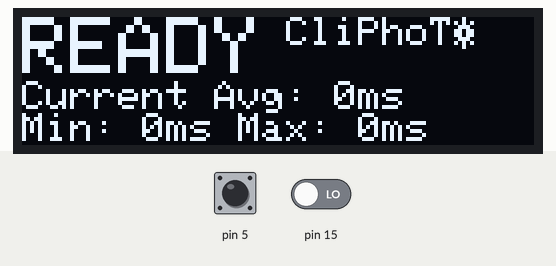
The sketch below on a simulated Arduino Uno, built with avr-gcc and run on an emulated ATmega328P. Shown: 128×32 one-colour display. The inputs (shaded band) are chosen by the test bench; at power-on: pin 5 HIGH, pin 15 LOW. The display library's start-up logo is not drawn; what the sketch prints to the serial monitor is not drawn.

Above: at 1.2 s.
1.3 s: pin 5 pulled LOW for 3.2 s
At 2.1 s:
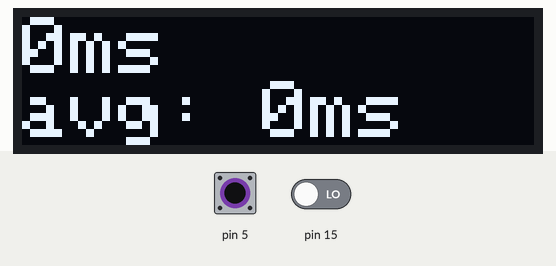
At 2.7 s:
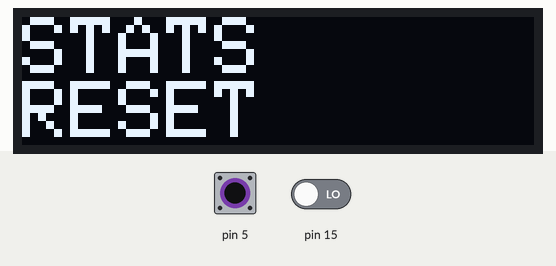
6.0 s: pin 5 pulled LOW for 0.15 s
Timing chart, 0 to 9.0 s (numbered marks = the images above; inputs shaded):
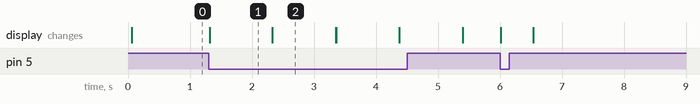

The sketch:

CliPhoT.ino
```cpp
#include <SPI.h>
#include <Wire.h>
#include <Adafruit_GFX.h>
#include <Adafruit_SSD1306.h>

#define SCREEN_WIDTH 128 // OLED display width, in pixels
#define SCREEN_HEIGHT 32 // OLED display height, in pixels

// Declaration for an SSD1306 display connected to I2C (SDA, SCL pins)
// The pins for I2C are defined by the Wire-library.
// On an arduino UNO:       A4(SDA), A5(SCL)
// On an arduino MEGA 2560: 20(SDA), 21(SCL)
// On an arduino LEONARDO:   2(SDA),  3(SCL), ...
#define OLED_RESET     -1 // Reset pin # (or -1 if sharing Arduino reset pin)
#define SCREEN_ADDRESS 0x3C ///< See datasheet for Address; 0x3D for 128x64, 0x3C for 128x32
Adafruit_SSD1306 display(SCREEN_WIDTH, SCREEN_HEIGHT, &Wire, OLED_RESET);

int minimum = 999;
int n, maximum = 0;
unsigned long avg = 0;

void setup() {
  Serial.begin(9600);
  pinMode(15, INPUT);
  pinMode(5, INPUT_PULLUP);


  // SSD1306_SWITCHCAPVCC = generate display voltage from 3.3V internally
  if(!display.begin(SSD1306_SWITCHCAPVCC, SCREEN_ADDRESS)) {
    Serial.println(F("SSD1306 allocation failed"));
    for(;;); // Don't proceed, loop forever
  }

  // Show initial display buffer contents on the screen --
  // the library initializes this with an Adafruit splash screen.
  display.display();

  // Clear the buffer
  display.clearDisplay();


}


void loop(){


  unsigned long start;
  unsigned long end;

  bool flash = false;
  bool click = false;

  if (digitalRead(5) == LOW){
    delay(500);
    if (digitalRead(5) == LOW){
      minimum = 999;
      n = 0;
      maximum = 0;
      avg = 0;
      display.clearDisplay();
      display.setTextSize(2);             // Normal 1:1 pixel scale
      display.setTextColor(SSD1306_WHITE);        // Draw white text
      display.setCursor(0,0);
      display.println(F("STATS"));
      display.println(F("RESET"));
      display.display();
      delay(1000);
    }
  }

  display.clearDisplay();
  display.setTextSize(2);             // Normal 1:1 pixel scale
  display.setTextColor(SSD1306_WHITE);        // Draw white text
  display.setCursor(0,0);
  display.print(F("READY"));

  display.setTextSize(1);
  display.print(F(" CliPhoT"));
  display.cp437(true);
  display.write(15);
  display.cp437(false);
  display.setTextSize(2);
  display.println();

  display.setTextSize(1);
  display.print(F("Current Avg: "));

  n > 0 ? display.print(avg/n) : display.print(0);
  display.println(F("ms"));

  display.print(F("Min: "));
  n > 0 ? display.print(minimum) : display.print(0);
  display.print(F("ms "));


  display.print(F("Max: "));
  display.print(maximum);
  display.print(F("ms"));


  display.display();

  while(!click){
    if (digitalRead(5) == LOW){
      start = micros();
      click = true;
    }
  }

  while(!flash){
    if (!digitalRead(15)){
      end = micros();
      flash = true;
    }
  }

  unsigned long time = (end - start)/1000;
  avg += time;
  n++;

  if (time > maximum) maximum = time;
  else if (time < minimum) minimum = time;

  display.clearDisplay();
  display.setTextSize(2);
  display.setTextColor(SSD1306_WHITE);
  display.setCursor(0,0);

  display.print(time);
  display.println(F("ms"));

  display.setTextSize(2);
  display.print(F("avg: "));
  display.print(avg/n);
  display.print(F("ms"));
  display.display();

  Serial.print(time);
  Serial.print("ms, ");
  Serial.print((end - start));
  Serial.print("μs");
  Serial.println();
  delay(500);
}
```

Measured:
- after the input at 1.3 s, the display: changes at once (image 1)
- what the display in image 1 shows lasts 1.0 s, from 1.3 s to 2.3 s
